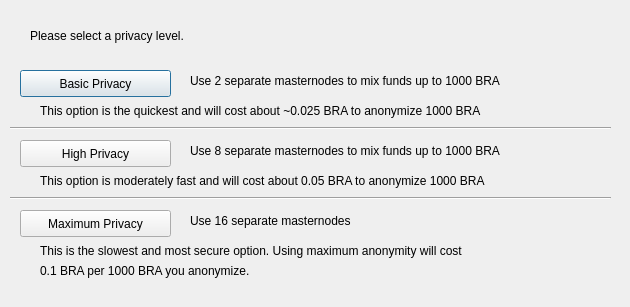
<?xml version="1.0" encoding="UTF-8"?>
<ui version="4.0">
 <class>DarksendConfig</class>
 <widget class="QDialog" name="DarksendConfig">
  <property name="geometry">
   <rect>
    <x>0</x>
    <y>0</y>
    <width>630</width>
    <height>307</height>
   </rect>
  </property>
  <property name="windowTitle">
   <string>Configure Darksend</string>
  </property>
  <widget class="QPushButton" name="buttonBasic">
   <property name="geometry">
    <rect>
     <x>20</x>
     <y>70</y>
     <width>151</width>
     <height>27</height>
    </rect>
   </property>
   <property name="text">
    <string>Basic Privacy</string>
   </property>
  </widget>
  <widget class="QPushButton" name="buttonHigh">
   <property name="geometry">
    <rect>
     <x>20</x>
     <y>140</y>
     <width>151</width>
     <height>27</height>
    </rect>
   </property>
   <property name="text">
    <string>High Privacy</string>
   </property>
  </widget>
  <widget class="QPushButton" name="buttonMax">
   <property name="geometry">
    <rect>
     <x>20</x>
     <y>210</y>
     <width>151</width>
     <height>27</height>
    </rect>
   </property>
   <property name="text">
    <string>Maximum Privacy</string>
   </property>
  </widget>
  <widget class="QLabel" name="label">
   <property name="geometry">
    <rect>
     <x>30</x>
     <y>20</y>
     <width>571</width>
     <height>31</height>
    </rect>
   </property>
   <property name="text">
    <string>Please select a privacy level.</string>
   </property>
  </widget>
  <widget class="QLabel" name="label_2">
   <property name="geometry">
    <rect>
     <x>190</x>
     <y>70</y>
     <width>421</width>
     <height>21</height>
    </rect>
   </property>
   <property name="text">
    <string>Use 2 separate masternodes to mix funds up to 1000 BRA</string>
   </property>
  </widget>
  <widget class="QLabel" name="label_3">
   <property name="geometry">
    <rect>
     <x>190</x>
     <y>140</y>
     <width>411</width>
     <height>21</height>
    </rect>
   </property>
   <property name="text">
    <string>Use 8 separate masternodes to mix funds up to 1000 BRA</string>
   </property>
  </widget>
  <widget class="QLabel" name="label_4">
   <property name="geometry">
    <rect>
     <x>190</x>
     <y>210</y>
     <width>421</width>
     <height>21</height>
    </rect>
   </property>
   <property name="text">
    <string>Use 16 separate masternodes</string>
   </property>
  </widget>
  <widget class="QLabel" name="label_6">
   <property name="geometry">
    <rect>
     <x>40</x>
     <y>100</y>
     <width>561</width>
     <height>21</height>
    </rect>
   </property>
   <property name="text">
    <string>This option is the quickest and will cost about ~0.025 BRA to anonymize 1000 BRA</string>
   </property>
  </widget>
  <widget class="QLabel" name="label_7">
   <property name="geometry">
    <rect>
     <x>40</x>
     <y>170</y>
     <width>561</width>
     <height>21</height>
    </rect>
   </property>
   <property name="text">
    <string>This option is moderately fast and will cost about 0.05 BRA to anonymize 1000 BRA</string>
   </property>
  </widget>
  <widget class="QLabel" name="label_8">
   <property name="geometry">
    <rect>
     <x>40</x>
     <y>240</y>
     <width>561</width>
     <height>21</height>
    </rect>
   </property>
   <property name="text">
    <string>This is the slowest and most secure option. Using maximum anonymity will cost</string>
   </property>
  </widget>
  <widget class="QLabel" name="label_9">
   <property name="geometry">
    <rect>
     <x>40</x>
     <y>260</y>
     <width>561</width>
     <height>21</height>
    </rect>
   </property>
   <property name="text">
    <string>0.1 BRA per 1000 BRA you anonymize.</string>
   </property>
  </widget>
  <widget class="Line" name="line">
   <property name="geometry">
    <rect>
     <x>10</x>
     <y>120</y>
     <width>601</width>
     <height>16</height>
    </rect>
   </property>
   <property name="orientation">
    <enum>Qt::Horizontal</enum>
   </property>
  </widget>
  <widget class="Line" name="line_2">
   <property name="geometry">
    <rect>
     <x>10</x>
     <y>190</y>
     <width>601</width>
     <height>16</height>
    </rect>
   </property>
   <property name="orientation">
    <enum>Qt::Horizontal</enum>
   </property>
  </widget>
 </widget>
 <resources/>
 <connections/>
</ui>
